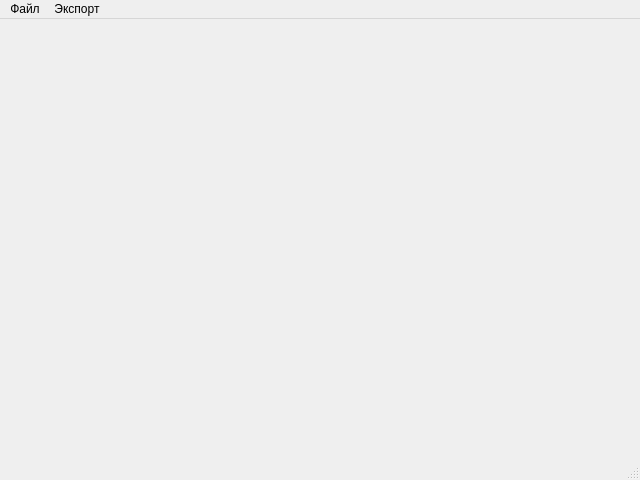
<?xml version="1.0" encoding="UTF-8"?>
<ui version="4.0">
 <class>MainWindow</class>
 <widget class="QMainWindow" name="MainWindow">
  <property name="geometry">
   <rect>
    <x>0</x>
    <y>0</y>
    <width>640</width>
    <height>480</height>
   </rect>
  </property>
  <property name="windowTitle">
   <string>Последовательности</string>
  </property>
  <widget class="QWidget" name="centralwidget"/>
  <widget class="QMenuBar" name="menubar">
   <property name="geometry">
    <rect>
     <x>0</x>
     <y>0</y>
     <width>640</width>
     <height>21</height>
    </rect>
   </property>
   <widget class="QMenu" name="fileMenu">
    <property name="title">
     <string>Файл</string>
    </property>
    <addaction name="importAction"/>
   </widget>
   <widget class="QMenu" name="exportMenu">
    <property name="title">
     <string>Экспорт</string>
    </property>
    <addaction name="exportDirectoryAction"/>
    <addaction name="overwriteAction"/>
   </widget>
   <addaction name="fileMenu"/>
   <addaction name="exportMenu"/>
  </widget>
  <widget class="QStatusBar" name="statusbar"/>
  <action name="importAction">
   <property name="text">
    <string>Импорт Excel Таблиц</string>
   </property>
  </action>
  <action name="exportDirectoryAction">
   <property name="text">
    <string>Путь файлов результата</string>
   </property>
  </action>
  <action name="overwriteAction">
   <property name="text">
    <string>Перезаписывать файл</string>
   </property>
  </action>
 </widget>
 <resources/>
 <connections/>
</ui>
